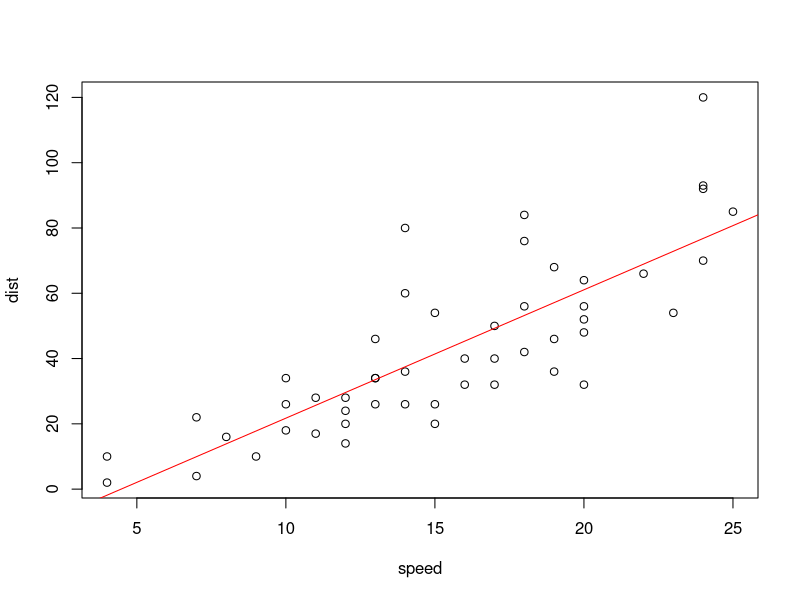

The R script that drew this image:
# 查看內建資料
data(cars)

# 統計摘要
summary(cars)

# 繪圖
plot(cars)

# 線性回歸
model <- lm(dist ~ speed, data = cars)
summary(model)
abline(model, col="red")

